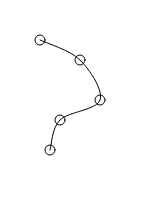
Frame 1 (no input)
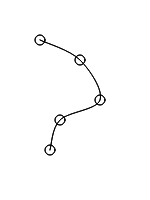
Frame 2 (the mouse pressed at the canvas centre, redrawn once)

The p5.js sketch that drew these frames (run headless with seeded random() and noise() and a simulated clock; the mouse was pressed at the canvas centre and the sketch redrawn once):

// p5.js sketch
// ── sketch.js
// Add coordinates in pairs.
let coordinates = [40, 40, 80, 60, 100, 100, 60, 120, 50, 150];

const DIAMETER = 10,
    CANVAS_WIDTH = 150,
    CANVAS_HEIGHT = 200,
    FIRST_X_COORDINATE = 0,
    LAST_X_COORDINATE = (coordinates.length - 2),
    AMOUNT_OF_COORDINATES = coordinates.length,
    RED = 0,
    GREEN = 0,
    BLUE = 0;

function setup() {
    createCanvas(CANVAS_WIDTH, CANVAS_HEIGHT);
}

function draw() {

    // Run draw() once.
    noLoop();

    // Draw the ellipses in the for loop at the tail of this function transparently.
    noFill();

    // Define the color of the curve and the ellipses.
    stroke(RED, GREEN, BLUE);

    beginShape();

    // Draw the continuous spline curve, which must be bound by beginShape and endShape.
    // Note: The first and last coordinates of a spline must be invoked curveVertex twice with the same arguments.
    for (let i = FIRST_X_COORDINATE; i < AMOUNT_OF_COORDINATES; i += 2) {
        if ((i === FIRST_X_COORDINATE) || (i === LAST_X_COORDINATE)) {
            curveVertex(coordinates[i], coordinates[i + 1]);
            curveVertex(coordinates[i], coordinates[i + 1]);
        } else {
            curveVertex(coordinates[i], coordinates[i + 1]);
        }
    }

    endShape();

    // Draws ellipses at the vertex points.
    for (let i = FIRST_X_COORDINATE; i < AMOUNT_OF_COORDINATES; i += 2) {
        ellipse(coordinates[i], coordinates[i + 1], DIAMETER, DIAMETER);
    }
}
